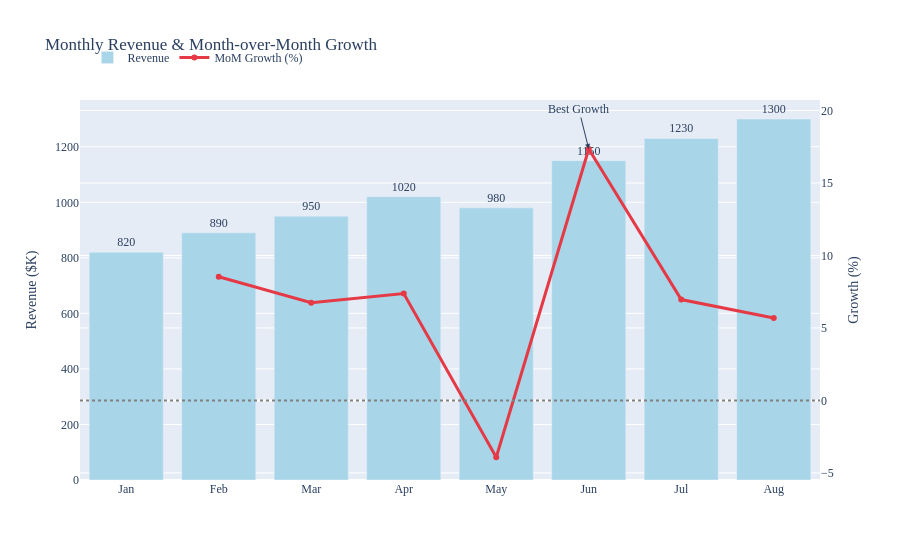

Source (notebook cell):
### Markdown cell above
---
# 🧪 Small Examples (예제)

## Example 1 — go.Figure: Revenue & Growth Rate Combo Chart (매출 & 성장률 콤보 차트)

### Code cell
# Business question: is revenue growing, and is that growth accelerating or slowing?
# 비즈니스 질문: 매출이 성장하고 있는가, 그 성장은 가속화되는가 둔화되는가?

months = ['Jan', 'Feb', 'Mar', 'Apr', 'May', 'Jun', 'Jul', 'Aug']
revenue = [820, 890, 950, 1020, 980, 1150, 1230, 1300]
growth = [None] + [(revenue[i] - revenue[i - 1]) / revenue[i - 1] * 100 for i in range(1, len(revenue))]

fig = go.Figure()
fig.add_trace(go.Bar(x=months, y=revenue, name='Revenue', marker_color='#A8D5E8', yaxis='y',
                      text=revenue, textposition='outside'))
fig.add_trace(go.Scatter(x=months, y=growth, mode='lines+markers', name='MoM Growth (%)',
                          line=dict(color='#E63946', width=3), yaxis='y2'))
fig.add_hline(y=0, yref='y2', line_dash='dot', line_color='gray')

best_month_idx = growth.index(max(g for g in growth if g is not None))
fig.add_annotation(x=months[best_month_idx], y=growth[best_month_idx], yref='y2',
                    text='Best Growth', showarrow=True, arrowhead=2, ay=-40)

fig.update_layout(
    title='Monthly Revenue & Month-over-Month Growth',
    font=dict(family='AppleGothic'),
    yaxis=dict(title='Revenue ($K)'),
    yaxis2=dict(title='Growth (%)', overlaying='y', side='right'),
    legend=dict(x=0.01, y=1.15, orientation='h'),
)
fig.show()

valid_growth = [g for g in growth if g is not None]
avg_growth = sum(valid_growth) / len(valid_growth)
print(f"Average MoM growth: {avg_growth:.1f}%")
print(f"평균 전월 대비 성장률: {avg_growth:.1f}%")
print(f"Best growth month: {months[best_month_idx]} ({growth[best_month_idx]:.1f}%)")
print(f"최고 성장월: {months[best_month_idx]} ({growth[best_month_idx]:.1f}%)")

### Figure 1 — Plotly figure (JSON) as saved in the notebook; plotly's stock layout.template omitted (floating-point values rounded to 4 significant figures)
{"data": [{"marker": {"color": "#A8D5E8"}, "name": "Revenue", "text": ["820", "890", "950", "1020", "980", "1150", "1230", "1300"], "textposition": "outside", "type": "bar", "x": ["Jan", "Feb", "Mar", "Apr", "May", "Jun", "Jul", "Aug"], "y": [820, 890, 950, 1020, 980, 1150, 1230, 1300], "yaxis": "y"}, {"line": {"color": "#E63946", "width": 3}, "mode": "lines+markers", "name": "MoM Growth (%)", "type": "scatter", "x": ["Jan", "Feb", "Mar", "Apr", "May", "Jun", "Jul", "Aug"], "y": [null, 8.537, 6.742, 7.368, -3.922, 17.35, 6.957, 5.691], "yaxis": "y2"}], "layout": {"annotations": [{"arrowhead": 2, "ay": -40, "showarrow": true, "text": "Best Growth", "x": "Jun", "y": 17.35, "yref": "y2"}], "font": {"family": "AppleGothic"}, "legend": {"orientation": "h", "x": 0.01, "y": 1.15}, "shapes": [{"line": {"color": "gray", "dash": "dot"}, "type": "line", "x0": 0, "x1": 1, "xref": "x domain", "y0": 0, "y1": 0, "yref": "y2"}], "title": {"text": "Monthly Revenue & Month-over-Month Growth"}, "yaxis": {"title": {"text": "Revenue ($K)"}}, "yaxis2": {"overlaying": "y", "side": "right", "title": {"text": "Growth (%)"}}}}
